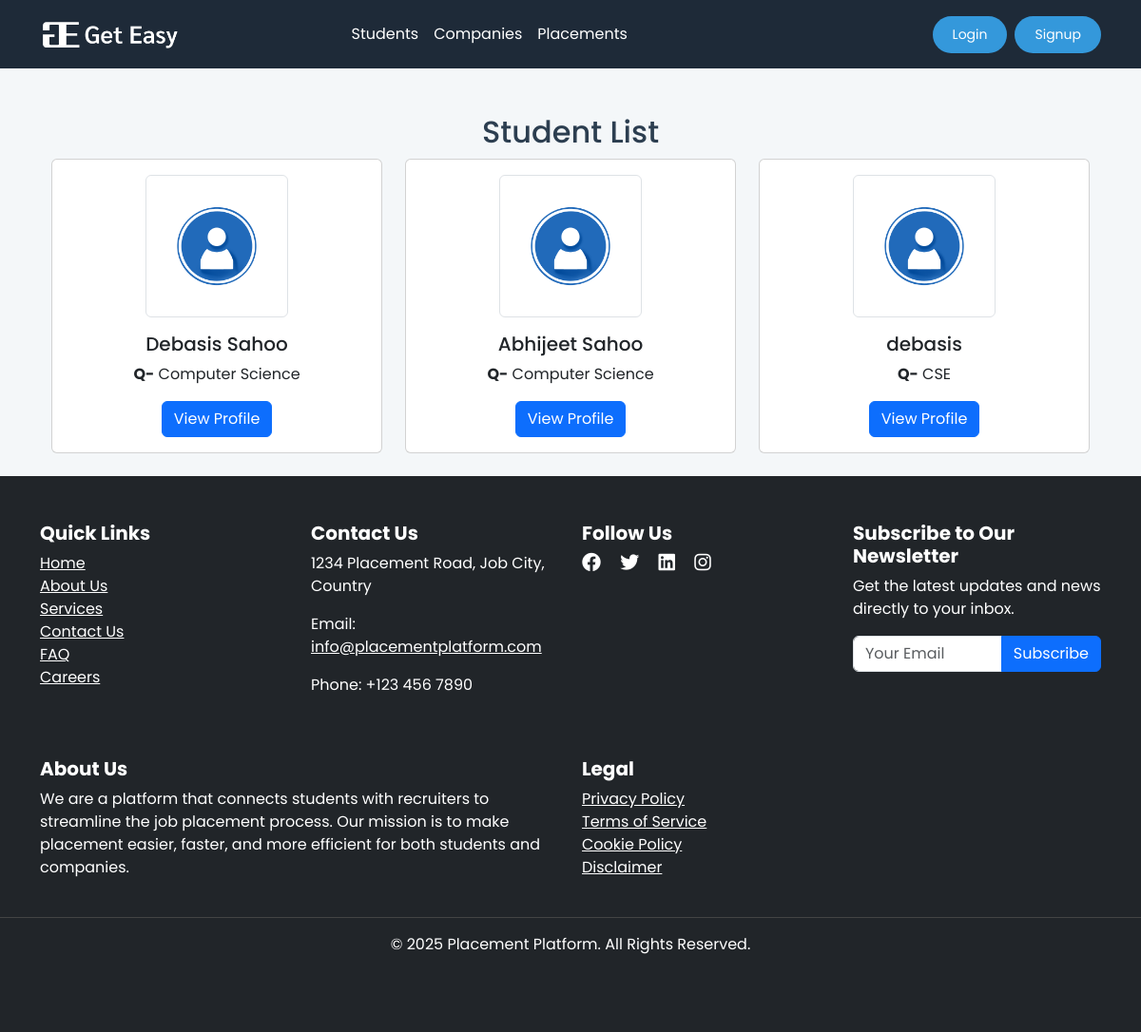
The page /students/ on the database its author committed.
### placeapp/models.py (models this page shows, shortened)
class Student(models.Model):
    user = models.OneToOneField(User, on_delete=models.CASCADE)  # Reference to User model
    branch = models.CharField(max_length=100)
    year_of_graduation = models.IntegerField()

class User(AbstractBaseUser, PermissionsMixin):
    name = models.CharField(max_length=100)
    username = models.CharField(max_length=100, unique=True)
    email = models.EmailField(unique=True)
    password = models.CharField(max_length=128)  # Store hashed password
    phone = models.CharField(max_length=15)
    dob = models.DateField()
    last_login = models.DateTimeField(null=True, blank=True)
    profile_picture = models.ImageField(upload_to='profile_pictures/', default='profile_pictures/default.png')
    STUDENT = 'student'
    RECRUITER = 'recruiter'
    ROLE_CHOICES = [
        (STUDENT, 'Student'),
        (RECRUITER, 'Recruiter'),
    ]
    role = models.CharField(
        max_length=10,
        choices=ROLE_CHOICES,
        default=STUDENT,  # default role can be 'student'
    )
    REQUIRED_FIELDS = ['email']
    USERNAME_FIELD = 'username'
    is_active = models.BooleanField(default=True)
    is_staff = models.BooleanField(default=False)  # Required for admin access
    is_superuser = models.BooleanField(default=False)
    objects = UserManager()

### placeapp/views.py (the view)
# urls.py: path('students/', views.student_list, name='student_list_page'),
def student_list(request):
    students = Student.objects.all()
    return render(request, 'placeapp/student_list.html', {'students': students})

### templates/placeapp/student_list.html
{% extends 'placeapp/base.html' %}
{% block content %}
<div class="container mt-5">
    <h2 class="text-center">Student List</h2>
    <div class="row">
        {% for student in students %}
        <div class="col-md-4 mb-4">
            <div class="card">
                <div class="card-body text-center">
                    <img src="{{ student.user.profile_picture.url }}" alt="Profile Picture" class="img-thumbnail" width="150">
                    <h5 class="card-title mt-3">{{ student.user.first_name }} {{ student.user.name }}</h5>
                    <p class="card-text"><strong>Q-</strong> {{ student.branch }}</p>
                    <a href="{% url 'student_profile' student.id %}" class="btn btn-primary">View Profile</a>
                </div>
            </div>
        </div>
        {% endfor %}
    </div>
</div>
{% endblock %}

### templates/placeapp/base.html (shortened to what this page needs)
<!DOCTYPE html>
<html lang="en">
    {% load static %}
<head>
    <link href="https://cdn.jsdelivr.net/npm/bootstrap@5.3.0/dist/css/bootstrap.min.css" rel="stylesheet">
    <link href="https://cdnjs.cloudflare.com/ajax/libs/font-awesome/6.0.0/css/all.min.css" rel="stylesheet">
    <link rel="stylesheet" href="{% static 'css/styles.css' %}">
</head>
<body>
    <nav class="navbar navbar-expand-lg">
        <div class="container">
            <a class="navbar-brand fw-bold text-white" href="{% url 'homepage' %}"><img src="{% static 'img/get_easy.png' %}" height="32px" width="max-content" alt=""></a>
            <div class="collapse navbar-collapse" id="navbarNav">
                <ul class="navbar-nav mx-auto">
                    <li class="nav-item">
                        <a class="nav-link" href="{% url 'student_list_page' %}">Students</a>
                    </li>
                    <li class="nav-item">
                        <a class="nav-link" href="{% url 'company_list_page' %}">Companies</a>
                    </li>
                    <li class="nav-item">
                        <a class="nav-link" href="{% url 'placement_session_list_page' %}">Placements</a>
                    </li>
                </ul>
                <ul class="navbar-nav ms-auto">
                    {% if user.is_authenticated %}
                        <li class="nav-item">
                            <a href="{% url 'profile' %}" class="btn btn-custom btn-sm me-2">Profile</a>
                        </li>
                    {% else %}
                        <li class="nav-item">
                            <a href="{% url 'login' %}" class="btn btn-custom btn-sm me-2">Login</a>
                        </li>
                        <li class="nav-item">
                            <a href="{% url 'combined_signup' %}" class="btn btn-custom btn-sm">Signup</a>
                        </li>
                    {% endif %}
                </ul>
            </div>
        </div>
    </nav>
    <main class="container mt-5">
        {% block content %}
        {% endblock %}
    </main>
<footer class="bg-dark text-white py-5">
    <div class="container">
        <div class="row">
            <div class="col-md-3 mb-4">
                <h5 class="fw-bold">Quick Links</h5>
                <ul class="list-unstyled">
                    <li><a href="#" class="text-white">Home</a></li>
                    <li><a href="#" class="text-white">About Us</a></li>
                    <li><a href="#" class="text-white">Services</a></li>
                    <li><a href="#" class="text-white">Contact Us</a></li>
                    <li><a href="#" class="text-white">FAQ</a></li>
                    <li><a href="#" class="text-white">Careers</a></li>
                </ul>
            </div>
            <div class="col-md-3 mb-4">
                <h5 class="fw-bold">Contact Us</h5>
                <p>1234 Placement Road, Job City, Country</p>
                <p>Email: <a href="mailto:info@placementplatform.com" class="text-white">info@placementplatform.com</a></p>
                <p>Phone: +123 456 7890</p>
            </div>
            <div class="col-md-3 mb-4">
                <h5 class="fw-bold">Follow Us</h5>
                <a href="#" class="text-white me-3"><i class="fab fa-facebook fa-lg"></i></a>
                <a href="#" class="text-white me-3"><i class="fab fa-twitter fa-lg"></i></a>
                <a href="#" class="text-white me-3"><i class="fab fa-linkedin fa-lg"></i></a>
                <a href="#" class="text-white me-3"><i class="fab fa-instagram fa-lg"></i></a>
            </div>
            <div class="col-md-3 mb-4">
                <h5 class="fw-bold">Subscribe to Our Newsletter</h5>
                <p>Get the latest updates and news directly to your inbox.</p>
                <form action="#" method="post">
                    <div class="input-group">
                        <input type="email" class="form-control" placeholder="Your Email" required>
                        <button type="submit" class="btn btn-primary">Subscribe</button>
                    </div>
                </form>
            </div>
        </div>
        <div class="row mt-4">
            <div class="col-md-6">
                <h5 class="fw-bold">About Us</h5>
                <p>We are a platform that connects students with recruiters to streamline the job placement process. Our mission is to make placement easier, faster, and more efficient for both students and companies.</p>
            </div>
            <div class="col-md-6">
                <h5 class="fw-bold">Legal</h5>
                <ul class="list-unstyled">
                    <li><a href="#" class="text-white">Privacy Policy</a></li>
                    <li><a href="#" class="text-white">Terms of Service</a></li>
                    <li><a href="#" class="text-white">Cookie Policy</a></li>
                    <li><a href="#" class="text-white">Disclaimer</a></li>
                </ul>
            </div>
        </div>
    </div>
    <div class="text-center py-3 mt-4" style="border-top: 1px solid #444;">
        <p>&copy; 2025 Placement Platform. All Rights Reserved.</p>
    </div>
</footer>
</body>
</html>

### templates/placeapp/base.html (style rules this page uses)
:root { --primary-color: #1E2A38; --secondary-color: #3498DB; --accent-color: #E74C3C; --background-color: #F4F7F9; --text-color: #2C3E50; --white: #FFFFFF; }
body { background-color: var(--background-color); color: var(--text-color); font-family: 'Poppins', sans-serif; }
.navbar { background-color: var(--primary-color); padding: 15px 0; }
.navbar .nav-link { color: var(--white); font-weight: 400; transition: color 0.3s ease; }
.btn-custom { background-color: var(--secondary-color); color: var(--white); border-radius: 25px; padding: 8px 20px; transition: all 0.3s ease; }

### rows shown on the page
Student: user.profile_picture (placeholder picture), user.name "Debasis Sahoo", branch "Computer Science"
Student: user.profile_picture (placeholder picture), user.name "Abhijeet Sahoo", branch "Computer Science"
Student: user.profile_picture (placeholder picture), user.name "debasis", branch "CSE"
